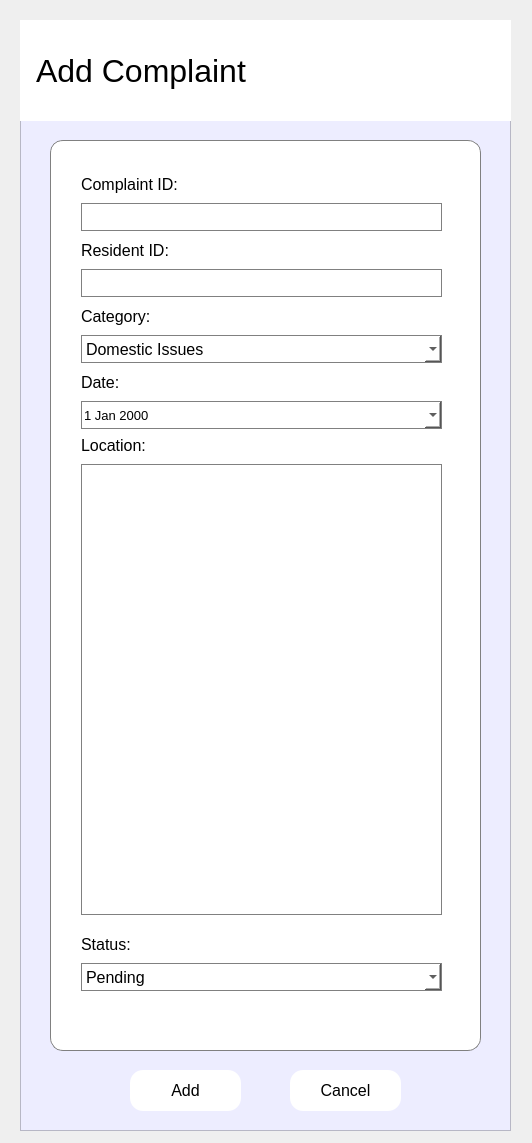
<?xml version="1.0" encoding="UTF-8"?>
<ui version="4.0">
 <class>addComplaintDialog</class>
 <widget class="QDialog" name="addComplaintDialog">
  <property name="geometry">
   <rect>
    <x>0</x>
    <y>0</y>
    <width>532</width>
    <height>1143</height>
   </rect>
  </property>
  <property name="windowTitle">
   <string>Add New Complaint</string>
  </property>
  <widget class="QFrame" name="frame">
   <property name="geometry">
    <rect>
     <x>20</x>
     <y>20</y>
     <width>491</width>
     <height>1111</height>
    </rect>
   </property>
   <property name="styleSheet">
    <string notr="true">background-color: rgb(237, 237, 255);</string>
   </property>
   <property name="frameShape">
    <enum>QFrame::StyledPanel</enum>
   </property>
   <property name="frameShadow">
    <enum>QFrame::Raised</enum>
   </property>
   <widget class="QPushButton" name="addcomplaint_cancel_button">
    <property name="geometry">
     <rect>
      <x>270</x>
      <y>1050</y>
      <width>111</width>
      <height>41</height>
     </rect>
    </property>
    <property name="font">
     <font>
      <pointsize>12</pointsize>
     </font>
    </property>
    <property name="styleSheet">
     <string notr="true">background-color: white;
border-radius: 13px;</string>
    </property>
    <property name="text">
     <string>Cancel</string>
    </property>
   </widget>
   <widget class="QPushButton" name="addcomplaint_save_button">
    <property name="geometry">
     <rect>
      <x>110</x>
      <y>1050</y>
      <width>111</width>
      <height>41</height>
     </rect>
    </property>
    <property name="font">
     <font>
      <pointsize>12</pointsize>
     </font>
    </property>
    <property name="styleSheet">
     <string notr="true">background-color: white;
border-radius: 13px;</string>
    </property>
    <property name="text">
     <string>Add</string>
    </property>
   </widget>
   <widget class="QFrame" name="frame_2">
    <property name="geometry">
     <rect>
      <x>30</x>
      <y>120</y>
      <width>431</width>
      <height>911</height>
     </rect>
    </property>
    <property name="styleSheet">
     <string notr="true">background-color: white;
border: 1px solid grey;
border-radius: 13px;</string>
    </property>
    <property name="frameShape">
     <enum>QFrame::StyledPanel</enum>
    </property>
    <property name="frameShadow">
     <enum>QFrame::Raised</enum>
    </property>
    <widget class="QLabel" name="label_resident_id">
     <property name="geometry">
      <rect>
       <x>31</x>
       <y>32</y>
       <width>124</width>
       <height>24</height>
      </rect>
     </property>
     <property name="font">
      <font>
       <pointsize>12</pointsize>
      </font>
     </property>
     <property name="styleSheet">
      <string notr="true">border: 0px</string>
     </property>
     <property name="text">
      <string>Complaint ID:</string>
     </property>
    </widget>
    <widget class="QLineEdit" name="addcomplaint_complaintID_input">
     <property name="geometry">
      <rect>
       <x>31</x>
       <y>63</y>
       <width>361</width>
       <height>28</height>
      </rect>
     </property>
     <property name="font">
      <font>
       <pointsize>12</pointsize>
      </font>
     </property>
     <property name="styleSheet">
      <string notr="true">background-color: white;
border: 1px solid grey;
border-radius: 0px;</string>
     </property>
    </widget>
    <widget class="QLabel" name="label_first_name">
     <property name="geometry">
      <rect>
       <x>31</x>
       <y>98</y>
       <width>111</width>
       <height>24</height>
      </rect>
     </property>
     <property name="font">
      <font>
       <pointsize>12</pointsize>
      </font>
     </property>
     <property name="styleSheet">
      <string notr="true">border: 0px</string>
     </property>
     <property name="text">
      <string>Resident ID:</string>
     </property>
    </widget>
    <widget class="QLineEdit" name="addcomplaint_residentID_input">
     <property name="geometry">
      <rect>
       <x>31</x>
       <y>129</y>
       <width>361</width>
       <height>28</height>
      </rect>
     </property>
     <property name="font">
      <font>
       <pointsize>12</pointsize>
      </font>
     </property>
     <property name="styleSheet">
      <string notr="true">background-color: white;
border: 1px solid grey;
border-radius: 0px;</string>
     </property>
    </widget>
    <widget class="QLabel" name="label_dob">
     <property name="geometry">
      <rect>
       <x>31</x>
       <y>230</y>
       <width>50</width>
       <height>24</height>
      </rect>
     </property>
     <property name="font">
      <font>
       <pointsize>12</pointsize>
      </font>
     </property>
     <property name="styleSheet">
      <string notr="true">border: 0px</string>
     </property>
     <property name="text">
      <string>Date:</string>
     </property>
    </widget>
    <widget class="QDateEdit" name="addcomplaint_date_input">
     <property name="geometry">
      <rect>
       <x>31</x>
       <y>261</y>
       <width>361</width>
       <height>28</height>
      </rect>
     </property>
     <property name="font">
      <font>
       <pointsize>10</pointsize>
      </font>
     </property>
     <property name="styleSheet">
      <string notr="true">background-color: white;
border: 1px solid grey;
border-radius: 0px;</string>
     </property>
     <property name="calendarPopup">
      <bool>true</bool>
     </property>
    </widget>
    <widget class="QLabel" name="label_address">
     <property name="geometry">
      <rect>
       <x>31</x>
       <y>293</y>
       <width>82</width>
       <height>24</height>
      </rect>
     </property>
     <property name="font">
      <font>
       <pointsize>12</pointsize>
      </font>
     </property>
     <property name="styleSheet">
      <string notr="true">border: 0px</string>
     </property>
     <property name="text">
      <string>Location:</string>
     </property>
    </widget>
    <widget class="QTextEdit" name="addcomplaint_location_input">
     <property name="geometry">
      <rect>
       <x>31</x>
       <y>324</y>
       <width>361</width>
       <height>451</height>
      </rect>
     </property>
     <property name="font">
      <font>
       <pointsize>12</pointsize>
      </font>
     </property>
     <property name="styleSheet">
      <string notr="true">background-color: white;
border: 1px solid grey;
border-radius: 0px;</string>
     </property>
    </widget>
    <widget class="QComboBox" name="addcomplaint_category_input">
     <property name="geometry">
      <rect>
       <x>31</x>
       <y>195</y>
       <width>361</width>
       <height>28</height>
      </rect>
     </property>
     <property name="font">
      <font>
       <pointsize>12</pointsize>
      </font>
     </property>
     <property name="styleSheet">
      <string notr="true">background-color: white;
border: 1px solid grey;
border-radius: 0px;</string>
     </property>
     <item>
      <property name="text">
       <string>Domestic Issues</string>
      </property>
     </item>
     <item>
      <property name="text">
       <string>Community Disputes</string>
      </property>
     </item>
     <item>
      <property name="text">
       <string>Public Disturbance</string>
      </property>
     </item>
     <item>
      <property name="text">
       <string>Business and Livelihood Issues</string>
      </property>
     </item>
     <item>
      <property name="text">
       <string>Environmental Concerns</string>
      </property>
     </item>
     <item>
      <property name="text">
       <string>Traffic and Road Issues</string>
      </property>
     </item>
     <item>
      <property name="text">
       <string>Criminal Activities</string>
      </property>
     </item>
     <item>
      <property name="text">
       <string>Barangay Ordinance Violations</string>
      </property>
     </item>
    </widget>
    <widget class="QLabel" name="label_first_name_2">
     <property name="geometry">
      <rect>
       <x>31</x>
       <y>164</y>
       <width>87</width>
       <height>24</height>
      </rect>
     </property>
     <property name="font">
      <font>
       <pointsize>12</pointsize>
      </font>
     </property>
     <property name="styleSheet">
      <string notr="true">border: 0px</string>
     </property>
     <property name="text">
      <string>Category:</string>
     </property>
    </widget>
    <widget class="QLabel" name="label_first_name_3">
     <property name="geometry">
      <rect>
       <x>31</x>
       <y>792</y>
       <width>63</width>
       <height>24</height>
      </rect>
     </property>
     <property name="font">
      <font>
       <pointsize>12</pointsize>
      </font>
     </property>
     <property name="styleSheet">
      <string notr="true">border: 0px</string>
     </property>
     <property name="text">
      <string>Status:</string>
     </property>
    </widget>
    <widget class="QComboBox" name="addcomplaint_status_input">
     <property name="geometry">
      <rect>
       <x>31</x>
       <y>823</y>
       <width>361</width>
       <height>28</height>
      </rect>
     </property>
     <property name="font">
      <font>
       <pointsize>12</pointsize>
      </font>
     </property>
     <property name="styleSheet">
      <string notr="true">background-color: white;
border: 1px solid grey;
border-radius: 0px;</string>
     </property>
     <item>
      <property name="text">
       <string>Pending</string>
      </property>
     </item>
     <item>
      <property name="text">
       <string>Completed</string>
      </property>
     </item>
     <item>
      <property name="text">
       <string>Cancelled</string>
      </property>
     </item>
    </widget>
   </widget>
   <widget class="QLabel" name="label_8">
    <property name="geometry">
     <rect>
      <x>0</x>
      <y>0</y>
      <width>491</width>
      <height>101</height>
     </rect>
    </property>
    <property name="font">
     <font>
      <pointsize>24</pointsize>
      <weight>50</weight>
      <bold>false</bold>
     </font>
    </property>
    <property name="styleSheet">
     <string notr="true">background-color: white;</string>
    </property>
    <property name="text">
     <string>  Add Complaint</string>
    </property>
   </widget>
  </widget>
 </widget>
 <resources/>
 <connections/>
</ui>
